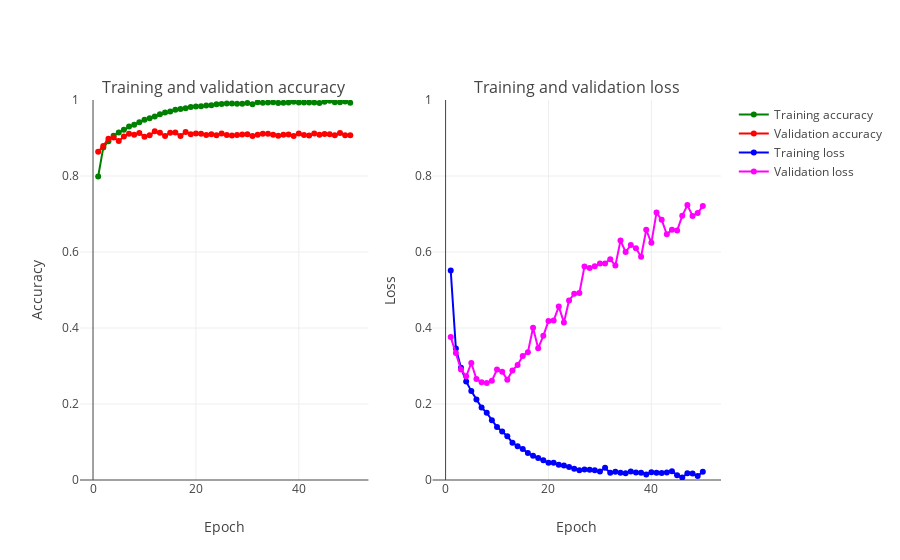

The notebook cell this image was saved under:
### Code cell
def create_trace(x,y,ylabel,color):
        trace = go.Scatter(
            x = x,y = y,
            name=ylabel,
            marker=dict(color=color),
            mode = "markers+lines",
            text=x
        )
        return trace
    
def plot_accuracy_and_loss(train_model):
    hist = train_model.history
    acc = hist['acc']
    val_acc = hist['val_acc']
    loss = hist['loss']
    val_loss = hist['val_loss']
    epochs = list(range(1,len(acc)+1))
    
    trace_ta = create_trace(epochs,acc,"Training accuracy", "Green")
    trace_va = create_trace(epochs,val_acc,"Validation accuracy", "Red")
    trace_tl = create_trace(epochs,loss,"Training loss", "Blue")
    trace_vl = create_trace(epochs,val_loss,"Validation loss", "Magenta")
   
    fig = tools.make_subplots(rows=1,cols=2, subplot_titles=('Training and validation accuracy',
                                                             'Training and validation loss'))
    fig.append_trace(trace_ta,1,1)
    fig.append_trace(trace_va,1,1)
    fig.append_trace(trace_tl,1,2)
    fig.append_trace(trace_vl,1,2)
    fig['layout']['xaxis'].update(title = 'Epoch')
    fig['layout']['xaxis2'].update(title = 'Epoch')
    fig['layout']['yaxis'].update(title = 'Accuracy', range=[0,1])
    fig['layout']['yaxis2'].update(title = 'Loss', range=[0,1])

    
    iplot(fig, filename='accuracy-loss')

plot_accuracy_and_loss(train_model)

### Figure 1 — Plotly figure (JSON) as saved in the notebook; plotly's stock layout.template omitted (floating-point values rounded to 4 significant figures)
{"data": [{"marker": {"color": "Green"}, "mode": "markers+lines", "name": "Training accuracy", "text": ["1", "2", "3", "4", "5", "6", "7", "8", "9", "10", "11", "12", "13", "14", "15", "16", "17", "18", "19", "20", "21", "22", "23", "24", "25", "26", "27", "28", "29", "30", "31", "32", "33", "34", "35", "36", "37", "38", "39", "40", "41", "42", "43", "44", "45", "46", "47", "48", "49", "50"], "type": "scatter", "uid": "920ab264-da1d-4508-ad41-c037f9bd719e", "x": [1, 2, 3, 4, 5, 6, 7, 8, 9, 10, 11, 12, 13, 14, 15, 16, 17, 18, 19, 20, 21, 22, 23, 24, 25, 26, 27, 28, 29, 30, 31, 32, 33, 34, 35, 36, 37, 38, 39, 40, 41, 42, 43, 44, 45, 46, 47, 48, 49, 50], "xaxis": "x", "y": [0.7986, 0.8752, 0.8914, 0.9056, 0.9145, 0.9215, 0.93, 0.935, 0.9414, 0.9481, 0.9522, 0.9567, 0.9627, 0.9669, 0.9697, 0.9743, 0.9762, 0.9784, 0.9816, 0.9829, 0.9837, 0.9853, 0.9862, 0.9885, 0.9895, 0.9909, 0.9905, 0.9902, 0.9904, 0.9921, 0.9891, 0.9938, 0.9925, 0.9931, 0.9938, 0.9922, 0.9926, 0.9935, 0.9951, 0.9932, 0.9936, 0.9936, 0.9931, 0.9921, 0.9956, 0.9978, 0.9939, 0.9941, 0.9963, 0.9926], "yaxis": "y"}, {"marker": {"color": "Red"}, "mode": "markers+lines", "name": "Validation accuracy", "text": ["1", "2", "3", "4", "5", "6", "7", "8", "9", "10", "11", "12", "13", "14", "15", "16", "17", "18", "19", "20", "21", "22", "23", "24", "25", "26", "27", "28", "29", "30", "31", "32", "33", "34", "35", "36", "37", "38", "39", "40", "41", "42", "43", "44", "45", "46", "47", "48", "49", "50"], "type": "scatter", "uid": "a724eb48-3738-4360-88c0-c4d6bc709f97", "x": [1, 2, 3, 4, 5, 6, 7, 8, 9, 10, 11, 12, 13, 14, 15, 16, 17, 18, 19, 20, 21, 22, 23, 24, 25, 26, 27, 28, 29, 30, 31, 32, 33, 34, 35, 36, 37, 38, 39, 40, 41, 42, 43, 44, 45, 46, 47, 48, 49, 50], "xaxis": "x", "y": [0.8637, 0.8791, 0.898, 0.9012, 0.8923, 0.9039, 0.9112, 0.9088, 0.9133, 0.9034, 0.9072, 0.9175, 0.9135, 0.9056, 0.9137, 0.9143, 0.9055, 0.9158, 0.91, 0.9118, 0.9112, 0.9078, 0.9097, 0.907, 0.9118, 0.9078, 0.9064, 0.9081, 0.909, 0.91, 0.9054, 0.9085, 0.9114, 0.9113, 0.9084, 0.906, 0.9087, 0.9093, 0.9053, 0.912, 0.9078, 0.9066, 0.9116, 0.9083, 0.9108, 0.9099, 0.9072, 0.9133, 0.9074, 0.9074], "yaxis": "y"}, {"marker": {"color": "Blue"}, "mode": "markers+lines", "name": "Training loss", "text": ["1", "2", "3", "4", "5", "6", "7", "8", "9", "10", "11", "12", "13", "14", "15", "16", "17", "18", "19", "20", "21", "22", "23", "24", "25", "26", "27", "28", "29", "30", "31", "32", "33", "34", "35", "36", "37", "38", "39", "40", "41", "42", "43", "44", "45", "46", "47", "48", "49", "50"], "type": "scatter", "uid": "290273c4-bf5b-4965-a74d-63c529c81c65", "x": [1, 2, 3, 4, 5, 6, 7, 8, 9, 10, 11, 12, 13, 14, 15, 16, 17, 18, 19, 20, 21, 22, 23, 24, 25, 26, 27, 28, 29, 30, 31, 32, 33, 34, 35, 36, 37, 38, 39, 40, 41, 42, 43, 44, 45, 46, 47, 48, 49, 50], "xaxis": "x2", "y": [0.5514, 0.3464, 0.2957, 0.2595, 0.2339, 0.2119, 0.1908, 0.1767, 0.1572, 0.1392, 0.1277, 0.1151, 0.09825, 0.08887, 0.0819, 0.07074, 0.06371, 0.05772, 0.05208, 0.04519, 0.04549, 0.04022, 0.03784, 0.03426, 0.02938, 0.02595, 0.02745, 0.02721, 0.02543, 0.02232, 0.03222, 0.01875, 0.02156, 0.0188, 0.01779, 0.02206, 0.01994, 0.01909, 0.01475, 0.02027, 0.01876, 0.01859, 0.01966, 0.02315, 0.01234, 0.006548, 0.01801, 0.01702, 0.01052, 0.02186], "yaxis": "y2"}, {"marker": {"color": "Magenta"}, "mode": "markers+lines", "name": "Validation loss", "text": ["1", "2", "3", "4", "5", "6", "7", "8", "9", "10", "11", "12", "13", "14", "15", "16", "17", "18", "19", "20", "21", "22", "23", "24", "25", "26", "27", "28", "29", "30", "31", "32", "33", "34", "35", "36", "37", "38", "39", "40", "41", "42", "43", "44", "45", "46", "47", "48", "49", "50"], "type": "scatter", "uid": "766e7b74-001c-4074-88e5-be81393c351a", "x": [1, 2, 3, 4, 5, 6, 7, 8, 9, 10, 11, 12, 13, 14, 15, 16, 17, 18, 19, 20, 21, 22, 23, 24, 25, 26, 27, 28, 29, 30, 31, 32, 33, 34, 35, 36, 37, 38, 39, 40, 41, 42, 43, 44, 45, 46, 47, 48, 49, 50], "xaxis": "x2", "y": [0.376, 0.334, 0.2908, 0.2728, 0.3077, 0.2656, 0.257, 0.2555, 0.2613, 0.2909, 0.2847, 0.2641, 0.2883, 0.3027, 0.3265, 0.3362, 0.4008, 0.3469, 0.3795, 0.4184, 0.4194, 0.4563, 0.4147, 0.4724, 0.49, 0.4919, 0.562, 0.5576, 0.5627, 0.57, 0.57, 0.5809, 0.5642, 0.63, 0.5999, 0.6185, 0.6099, 0.5875, 0.6583, 0.6241, 0.7037, 0.6847, 0.6465, 0.6588, 0.6565, 0.6952, 0.7235, 0.695, 0.7025, 0.7208], "yaxis": "y2"}], "layout": {"annotations": [{"font": {"size": 16}, "showarrow": false, "text": "Training and validation accuracy", "x": 0.225, "xanchor": "center", "xref": "paper", "y": 1, "yanchor": "bottom", "yref": "paper"}, {"font": {"size": 16}, "showarrow": false, "text": "Training and validation loss", "x": 0.775, "xanchor": "center", "xref": "paper", "y": 1, "yanchor": "bottom", "yref": "paper"}], "xaxis": {"anchor": "y", "domain": [0, 0.45], "title": "Epoch"}, "xaxis2": {"anchor": "y2", "domain": [0.55, 1], "title": "Epoch"}, "yaxis": {"anchor": "x", "domain": [0, 1], "range": [0, 1], "title": "Accuracy"}, "yaxis2": {"anchor": "x2", "domain": [0, 1], "range": [0, 1], "title": "Loss"}}}
